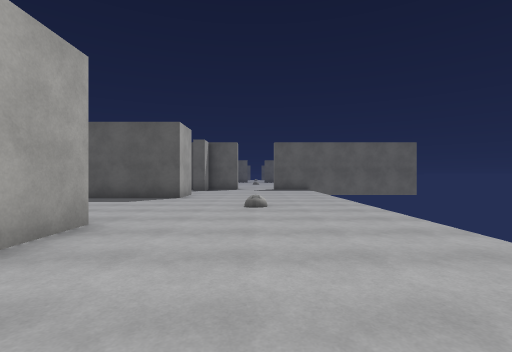
View 1 (above)

23 first-person views from a walk through a 3-D level made in the Unity game engine. The camera is 1.3 m above the floor, looks level and sees 85° across. The floor is counted in squares, 2 m on a side. Each view is taken from the middle of a square. On the plan, view 1 faces up. The plan holds only what a view shows up to about 9 squares ahead; the rest is blank. The place goes on beyond the plan. The player is left out. Surface patterns are stand-ins for the level's own textures.

View 2
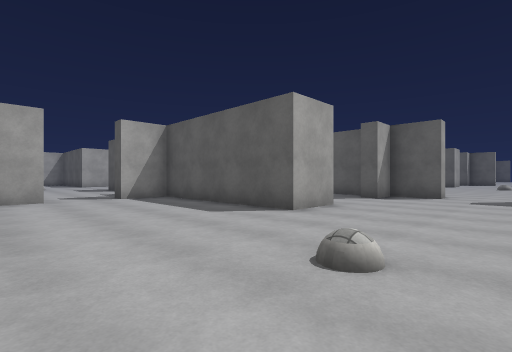

View 3
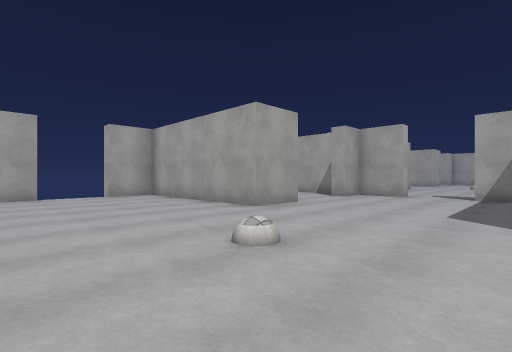

View 4
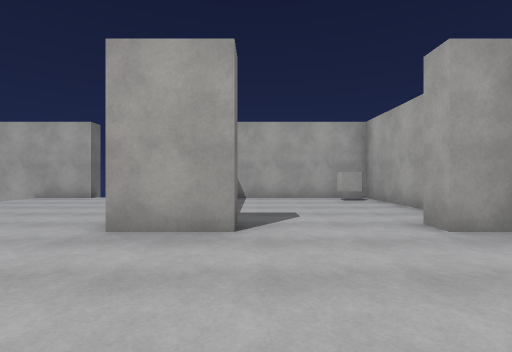

View 5
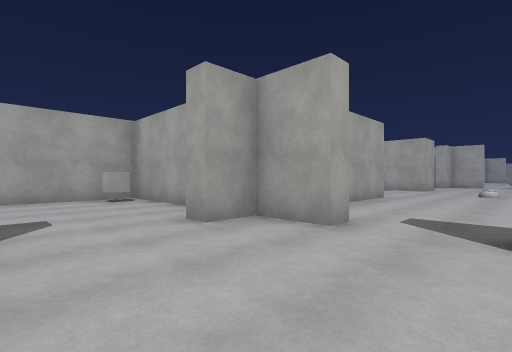

View 6
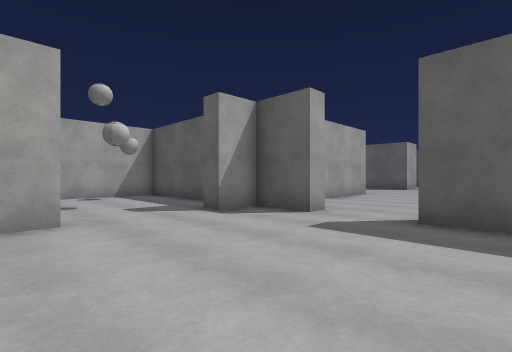

View 7
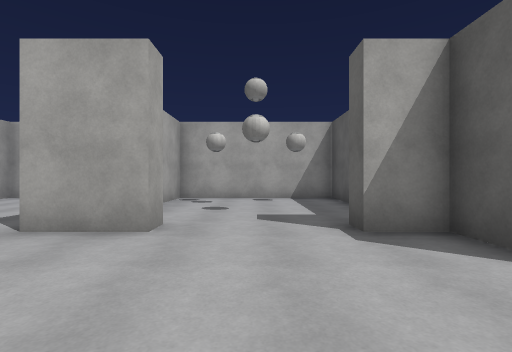

View 8
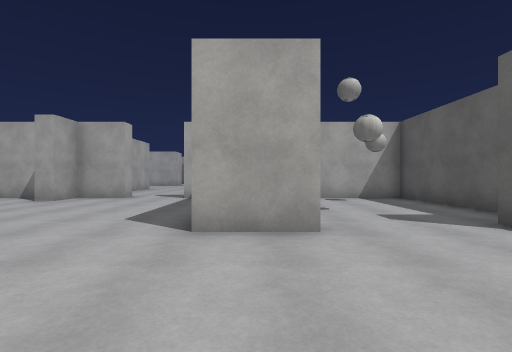

View 9
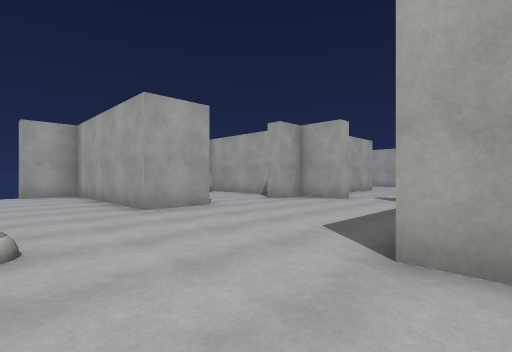

View 10
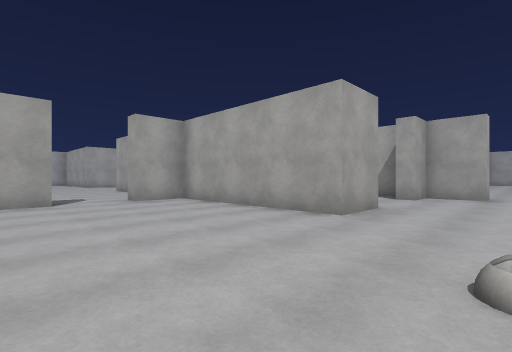

View 11
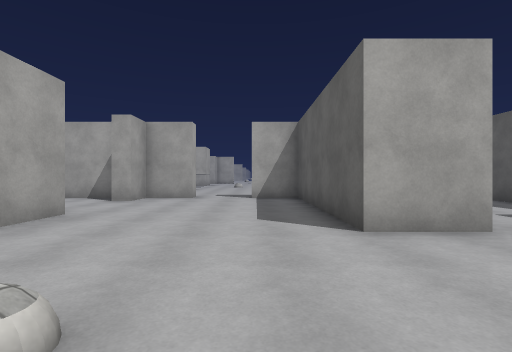

View 12
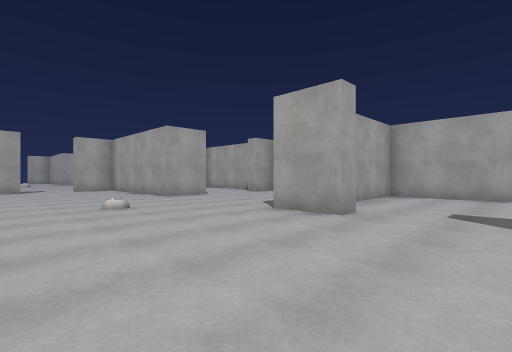

View 13
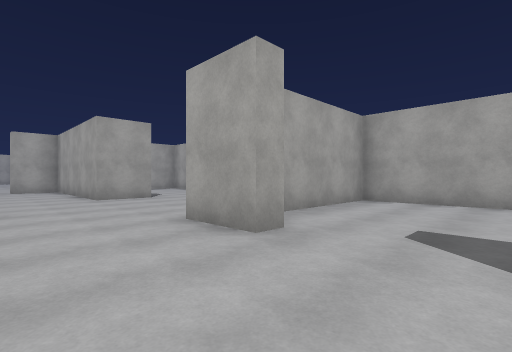

View 14
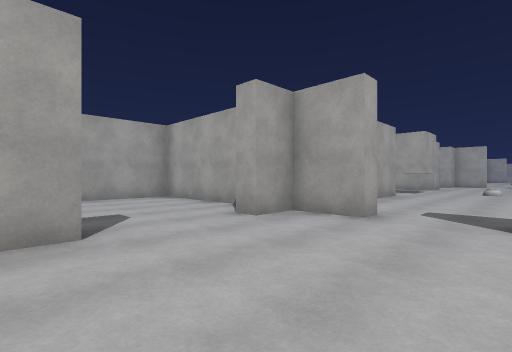

View 15
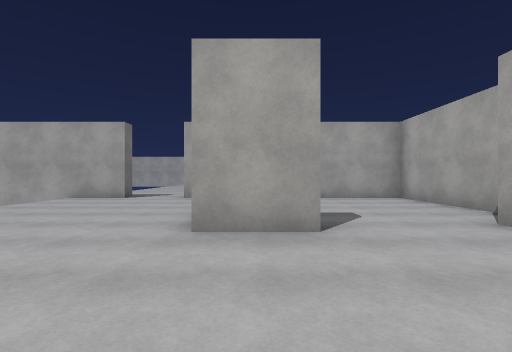

View 16
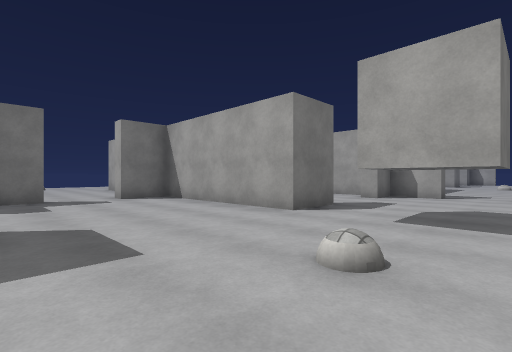

View 17
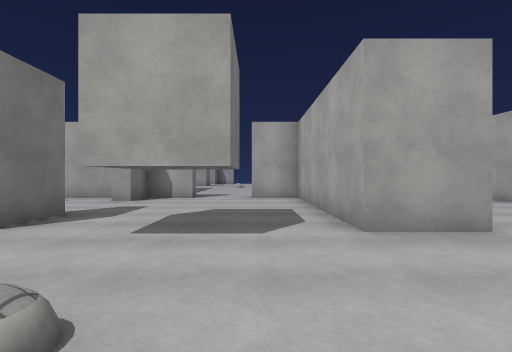

View 18
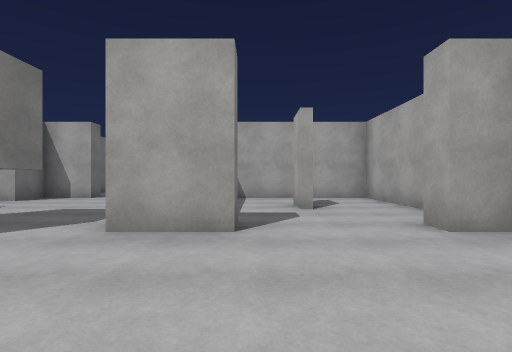

View 19
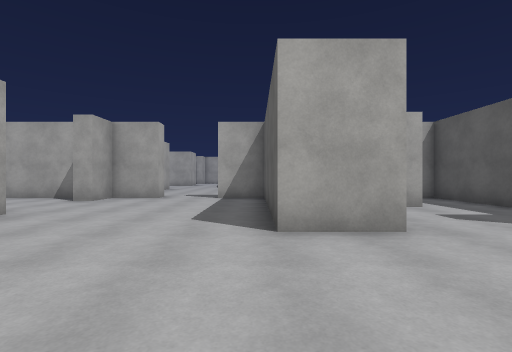

View 20
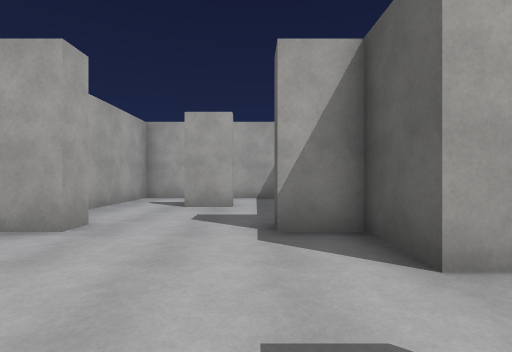

View 21
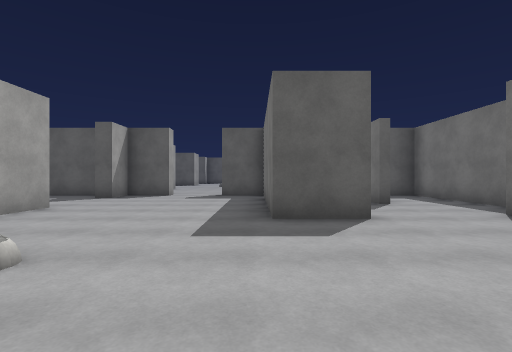

View 22
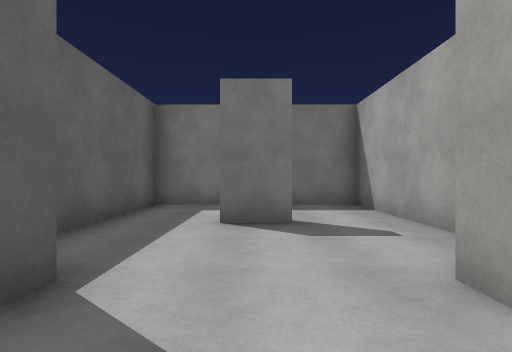

View 23
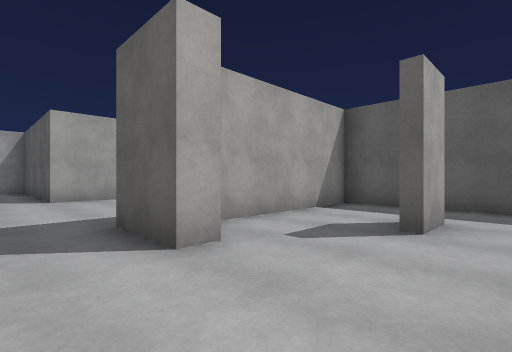

### Floor plan
Key: @ floor where view 1 was taken; # wall or solid block; x gap in a wall; . main floor; : floor 0.5 m higher than the main floor; C cube.
Columns run from 23 left of view 1 to 3 right of it. Each row starts with its distance up from view 1.
 28 ########. ########
 27 #.........#....#..........
 26 #  #......#..#.#..........
 25 #.........#....#..........
 24 #....#....#....#....#.....
 23 ######....##...######.....
 22 #..............#..........
 21 ........:..............:..
 20 #..............#..........
 19 #.......#......#..........
 18 ##...#..#..######...#.....
 17 #....#.........#....#.....
 16 #..#.#.......#.#....#.....
 15 #....#.........#... #.....
 14 #....#....#....#... #.....#
 13 ########.##############.###
 12         ..     #..........
 11                #..........
 10                #..........
  9                #....#.....
  8                ######.....
  7           .....#..........
  6         :..............:..
  5         .......#..........
  4          ......#..........
  3            ##  ##...#.....
  2                #....#.....
  1                #....#.....
  0                #....#..@..
 -1                #C...#.....#
 -2                #######x x##

Positions as (right, up) in squares from view 1, and headings:
1: (0, 0), facing up
2: (1, 4), facing up-left
3: (2, 8), facing down-left
4: (-4, 7), facing down
5: (-4, 7), facing down-left
6: (2, 9), facing up-left
7: (1, 11), facing left
8: (1, 9), facing left
9: (0, 9), facing down-left
10: (2, 21), facing down-left
11: (1, 22), facing left
12: (2, 27), facing down-left
13: (0, 27), facing down-left
14: (-3, 22), facing down-left
15: (-3, 22), facing down
16: (-16, 23), facing down-right
17: (-16, 22), facing down
18: (-19, 22), facing down
19: (-14, 23), facing left
20: (-14, 27), facing left
21: (-13, 19), facing up
22: (-14, 16), facing right
23: (-9, 22), facing up-left
